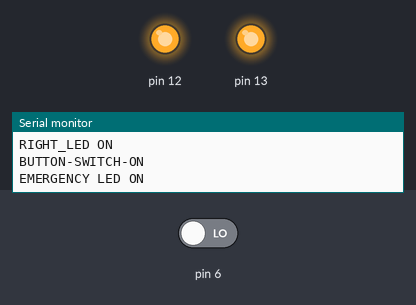
A sketch run on a simulated Arduino Uno, built with avr-gcc and run on an emulated ATmega328P. Parts: output pins drawn as LEDs (lit = HIGH), the last lines printed to the serial monitor. The inputs (shaded band) are chosen by the test bench; at power-on: pin 6 LOW.

Above: at 10.9 s.
11.0 s: pin 6 driven HIGH
At 16.4 s:
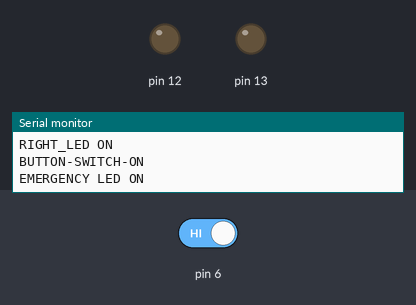
17.0 s: pin 6 driven LOW
At 18.4 s:
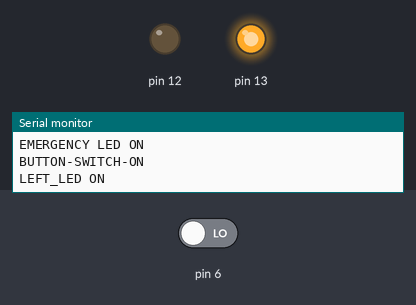
At 22.8 s:
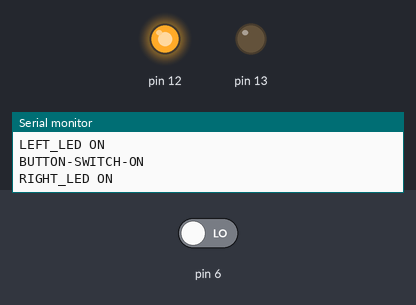
Timing chart, 0 to 33.7 s (numbered marks = the images above; inputs shaded):
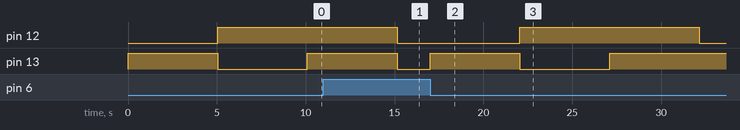

The sketch:

Vehicle_Blinking_With_Relay.ino
```cpp
/*
 LEFT_LED, RIGHT_LED, RELAY, BUTTON(PULLUP SW)
*/

const uint8_t BUTTON_SW{6U};
const uint8_t RELAY{30U};
const uint8_t LEFT_LED {13U};
const uint8_t RIGHT_LED {12U};
void setup() {
  // put your setup code here, to run once:
  Serial.begin(115200UL);
  pinMode(LEFT_LED, OUTPUT);
  pinMode(RIGHT_LED, OUTPUT);
  pinMode(RELAY, OUTPUT);
  pinMode(BUTTON_SW, INPUT); //PULL-UP SW
}

void loop() {
  // put your main code here, to run repeatedly:
  static uint8_t button_count {0u};
  static bool button_sw_state {false};
  digitalWrite(LEFT_LED, LOW);
  digitalWrite(RIGHT_LED, LOW);
  digitalWrite(RELAY, LOW); //초기화

  if(! digitalRead(BUTTON_SW)){
    Serial.println(F("BUTTON-SWITCH-ON"));
    ++button_count;
    if(button_count ==3) button_count=0;
    if(button_count % 3 ==1){
      digitalWrite(LEFT_LED, HIGH);
      Serial.println(F("LEFT_LED ON"));
      for(uint8_t i {0u}; i<5; ++i){
        digitalWrite(RELAY, HIGH);
        delay(500UL);
        digitalWrite(RELAY, LOW);
        delay(500UL);
      }
    }else if(button_count % 3 ==2){
      digitalWrite(RIGHT_LED, HIGH);
      Serial.println(F("RIGHT_LED ON"));
      for(uint8_t i {0u}; i<5; ++i){
        digitalWrite(RELAY, HIGH);
        delay(500UL);
        digitalWrite(RELAY, LOW);
        delay(500UL);
      }
    }else{
      digitalWrite(LEFT_LED, HIGH);
      digitalWrite(RIGHT_LED, HIGH);
      Serial.println(F("EMERGENCY LED ON"));
      for(uint8_t i {0u}; i<5; ++i){
        digitalWrite(RELAY, HIGH);
        delay(500UL);
        digitalWrite(RELAY, LOW);
        delay(500UL);
      }
    }
  }
  delay(50UL);
}
```

Measured:
- after the input at 11.0 s, pin 13: HIGH → LOW after 4.2 s
- after the input at 17.0 s, pin 12: LOW → HIGH after 5.1 s, → LOW 10.1 s later; pin 13: LOW → HIGH at once, → LOW 5.1 s later, → HIGH 5.1 s later
